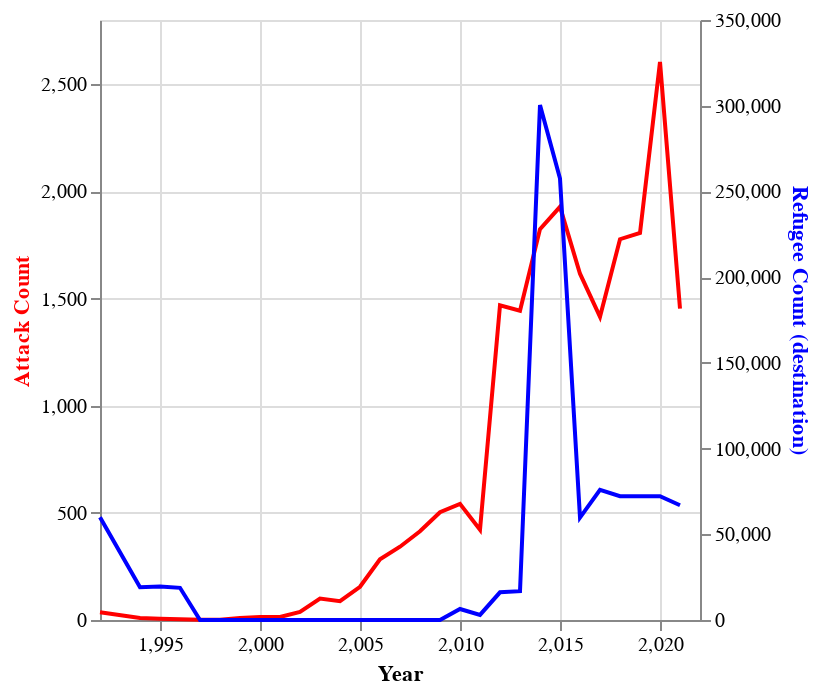

The code cell stored with this chart in its notebook:
### Code cell
# Choose a country
df_terror_refugee_dest = df_terror_refugee_dest[df_terror_refugee_dest['iso3'] == iso_code]

dest_base = alt.Chart(df_terror_refugee_dest).encode(
    alt.X('iyear:Q', axis=alt.Axis(title='Year')),
)

dest_line1 = dest_base.mark_line(color='red').encode(
    alt.Y('Attack Count:Q', axis=alt.Axis(title='Attack Count')).axis(titleColor='red')
)

dest_line2 = dest_base.mark_line(color='blue').encode(
    alt.Y('Refugee Count (destination):Q', axis=alt.Axis(title='Refugee Count (destination)')).axis(titleColor='blue')
)

alt.layer(dest_line1, dest_line2).resolve_scale(
    y = 'independent'
)

### Figure 1 — Vega-Lite specification as saved in the notebook (floating-point values rounded to 4 significant figures)
{"config": {"view": {"continuousWidth": 300, "continuousHeight": 300}}, "layer": [{"mark": {"type": "line", "color": "red"}, "encoding": {"x": {"axis": {"title": "Year"}, "field": "iyear", "type": "quantitative"}, "y": {"axis": {"titleColor": "red"}, "field": "Attack Count", "type": "quantitative"}}}, {"mark": {"type": "line", "color": "blue"}, "encoding": {"x": {"axis": {"title": "Year"}, "field": "iyear", "type": "quantitative"}, "y": {"axis": {"titleColor": "blue"}, "field": "Refugee Count (destination)", "type": "quantitative"}}}], "data": {"name": "data-6105d33906b7ab1adfc029c8902e3c17"}, "resolve": {"scale": {"y": "independent"}}, "$schema": "https://vega.github.io/schema/vega-lite/v5.8.0.json", "datasets": {"data-6105d33906b7ab1adfc029c8902e3c17": [{"Attack Count": 36, "Refugee Count (destination)": 60000, "Country of asylum (ISO)": "AFG", "iso3": "AFG", "iyear": 1992, "country": "Afghanistan"}, {"Attack Count": 9, "Refugee Count (destination)": 19129, "Country of asylum (ISO)": "AFG", "iso3": "AFG", "iyear": 1994, "country": "Afghanistan"}, {"Attack Count": 6, "Refugee Count (destination)": 19600, "Country of asylum (ISO)": "AFG", "iso3": "AFG", "iyear": 1995, "country": "Afghanistan"}, {"Attack Count": 4, "Refugee Count (destination)": 18774, "Country of asylum (ISO)": "AFG", "iso3": "AFG", "iyear": 1996, "country": "Afghanistan"}, {"Attack Count": 1, "Refugee Count (destination)": 5, "Country of asylum (ISO)": "AFG", "iso3": "AFG", "iyear": 1997, "country": "Afghanistan"}, {"Attack Count": 1, "Refugee Count (destination)": 0, "Country of asylum (ISO)": "AFG", "iso3": "AFG", "iyear": 1998, "country": "Afghanistan"}, {"Attack Count": 9, "Refugee Count (destination)": 0, "Country of asylum (ISO)": "AFG", "iso3": "AFG", "iyear": 1999, "country": "Afghanistan"}, {"Attack Count": 14, "Refugee Count (destination)": 0, "Country of asylum (ISO)": "AFG", "iso3": "AFG", "iyear": 2000, "country": "Afghanistan"}, {"Attack Count": 14, "Refugee Count (destination)": 5, "Country of asylum (ISO)": "AFG", "iso3": "AFG", "iyear": 2001, "country": "Afghanistan"}, {"Attack Count": 38, "Refugee Count (destination)": 0, "Country of asylum (ISO)": "AFG", "iso3": "AFG", "iyear": 2002, "country": "Afghanistan"}, {"Attack Count": 100, "Refugee Count (destination)": 5, "Country of asylum (ISO)": "AFG", "iso3": "AFG", "iyear": 2003, "country": "Afghanistan"}, {"Attack Count": 88, "Refugee Count (destination)": 5, "Country of asylum (ISO)": "AFG", "iso3": "AFG", "iyear": 2004, "country": "Afghanistan"}, {"Attack Count": 155, "Refugee Count (destination)": 0, "Country of asylum (ISO)": "AFG", "iso3": "AFG", "iyear": 2005, "country": "Afghanistan"}, {"Attack Count": 283, "Refugee Count (destination)": 0, "Country of asylum (ISO)": "AFG", "iso3": "AFG", "iyear": 2006, "country": "Afghanistan"}, {"Attack Count": 342, "Refugee Count (destination)": 5, "Country of asylum (ISO)": "AFG", "iso3": "AFG", "iyear": 2007, "country": "Afghanistan"}, {"Attack Count": 414, "Refugee Count (destination)": 7, "Country of asylum (ISO)": "AFG", "iso3": "AFG", "iyear": 2008, "country": "Afghanistan"}, {"Attack Count": 503, "Refugee Count (destination)": 6, "Country of asylum (ISO)": "AFG", "iso3": "AFG", "iyear": 2009, "country": "Afghanistan"}, {"Attack Count": 542, "Refugee Count (destination)": 6404, "Country of asylum (ISO)": "AFG", "iso3": "AFG", "iyear": 2010, "country": "Afghanistan"}, {"Attack Count": 421, "Refugee Count (destination)": 2977, "Country of asylum (ISO)": "AFG", "iso3": "AFG", "iyear": 2011, "country": "Afghanistan"}, {"Attack Count": 1469, "Refugee Count (destination)": 16147, "Country of asylum (ISO)": "AFG", "iso3": "AFG", "iyear": 2012, "country": "Afghanistan"}, {"Attack Count": 1443, "Refugee Count (destination)": 16825, "Country of asylum (ISO)": "AFG", "iso3": "AFG", "iyear": 2013, "country": "Afghanistan"}, {"Attack Count": 1824, "Refugee Count (destination)": 300385, "Country of asylum (ISO)": "AFG", "iso3": "AFG", "iyear": 2014, "country": "Afghanistan"}, {"Attack Count": 1928, "Refugee Count (destination)": 257523, "Country of asylum (ISO)": "AFG", "iso3": "AFG", "iyear": 2015, "country": "Afghanistan"}, {"Attack Count": 1616, "Refugee Count (destination)": 59737, "Country of asylum (ISO)": "AFG", "iso3": "AFG", "iyear": 2016, "country": "Afghanistan"}, {"Attack Count": 1415, "Refugee Count (destination)": 75893, "Country of asylum (ISO)": "AFG", "iso3": "AFG", "iyear": 2017, "country": "Afghanistan"}, {"Attack Count": 1777, "Refugee Count (destination)": 72194, "Country of asylum (ISO)": "AFG", "iso3": "AFG", "iyear": 2018, "country": "Afghanistan"}, {"Attack Count": 1806, "Refugee Count (destination)": 72191, "Country of asylum (ISO)": "AFG", "iso3": "AFG", "iyear": 2019, "country": "Afghanistan"}, {"Attack Count": 2604, "Refugee Count (destination)": 72185, "Country of asylum (ISO)": "AFG", "iso3": "AFG", "iyear": 2020, "country": "Afghanistan"}, {"Attack Count": 1453, "Refugee Count (destination)": 66911, "Country of asylum (ISO)": "AFG", "iso3": "AFG", "iyear": 2021, "country": "Afghanistan"}]}}
